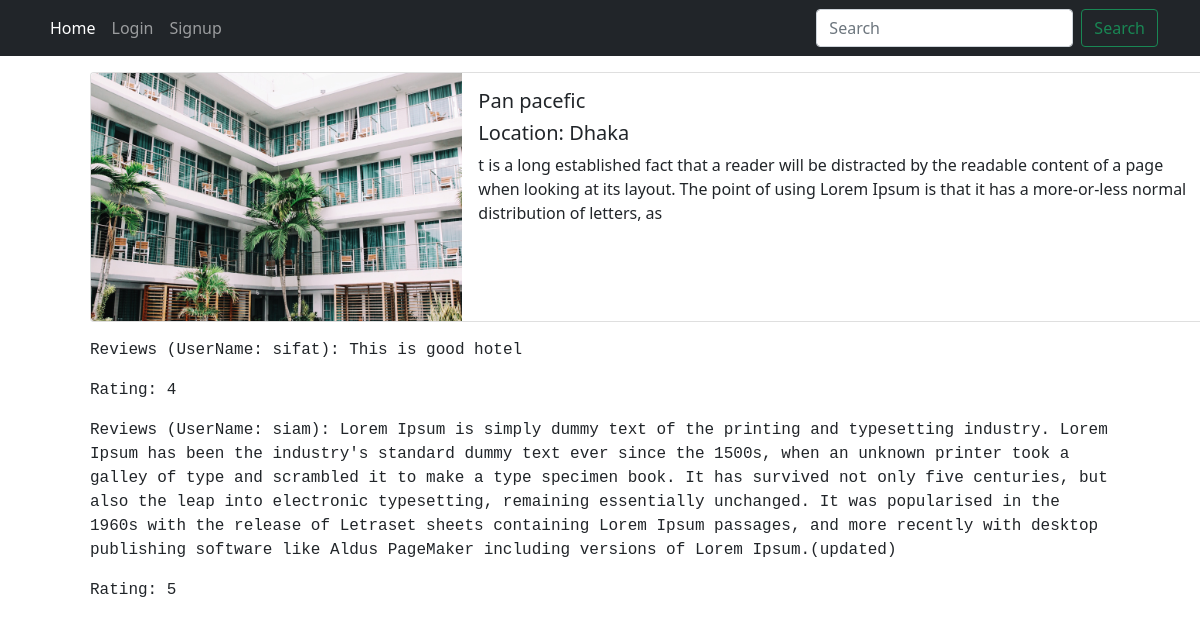
The page /detail/2/ on the database its author committed.
### home_page/models.py (models this page shows)
class hotel(models.Model):
    name = models.CharField(max_length= 100)
    area = models.CharField(max_length= 100)
    image = models.ImageField(upload_to='photos/hotels')
    description = models.TextField()
    def __str__(self) -> str:
        return self.name

class Review(models.Model):
    user = models.ForeignKey(User, on_delete=models.CASCADE)
    Hotel = models.ForeignKey(hotel, on_delete=models.CASCADE)
    ratting = models.IntegerField()
    comment = models.TextField()
    def __str__(self) -> str:
        return str(self.Hotel)

### home_page/views.py (the view)
# urls.py: path('detail/<int:hotel_id>/', views.hotel_detail, name = 'hotel_detail'),
def hotel_detail(request, hotel_id):
    get_hotel = get_object_or_404 (hotel, pk=hotel_id)
    get_review =Review.objects.filter ( Hotel=get_hotel)
    print(get_review)
    return render(request, 'hotel_detail.html', {'details':get_hotel,"review":get_review})

### home_page/templates/hotel_detail.html (shortened to what this page needs)
{% extends 'base.html' %}
{% block content%}
<div class="card mb-3 w-100  mt-3 mx-5 h-10 ">
    <div class="row g-0">
      <div class="col-md-4">
        <img src="{{details.image.url}}" class="img-fluid rounded-start" alt="...">
      </div>
      <div class="col-md-8">
        <div class="card-body">
          <h5 class="card-title">{{details.name}}</h5>
          <h5 class="card-title">Location: {{details.area}}</h5>
          <p class="card-text">{{details.description}}</p>
        </div>
      </div>
    </div>
 </div>
  {% for review in review %}
      <p class= "font-monospace text-start mx-5">Reviews (UserName: {{review.user.username}}): {{ review.comment }}</p>
      <p class="font-monospace text-start mx-5 ">Rating: {{ review.ratting }} </p>
  {% endfor %}
{% endblock %}

### rows shown on the page
hotel: image (picture), name "Pan pacefic", area "Dhaka", description "t is a long established fact that a reader will be distracted by the readable content of a page when looking at its layout. The point of using Lorem Ipsum is that it has a more-or-less normal distribution of letters, as"
Review: user.username "sifat", comment "This is good hotel", ratting "4"
Review: user.username "siam", comment "Lorem Ipsum is simply dummy text of the printing and typesetting industry. Lorem Ipsum has been the industry's standard dummy text ever since the 1500s, when an unknown printer took a galley of type and scrambled it to make a type specimen book. It has survived not only five centuries, but also the leap into electronic typesetting, remaining essentially unchanged. It was popularised in the 1960s with the release of Letraset sheets containing Lorem Ipsum passages, and more recently with desktop publishing software like Aldus PageMaker including versions of Lorem Ipsum.(updated)", ratting "5"
